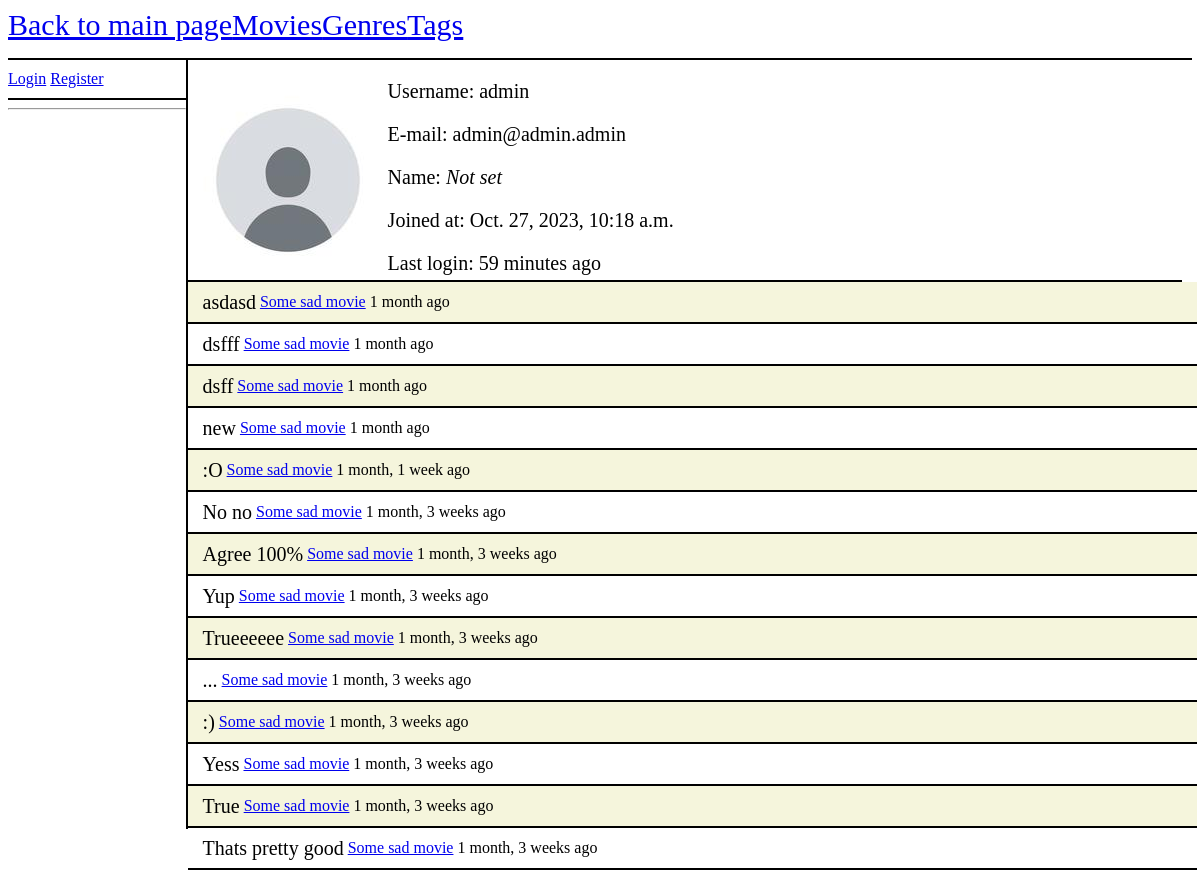
The page /movies/profile/1/ on the database its author committed.
### movies/models.py (models this page shows, shortened)
class Profile(models.Model):
    user = models.OneToOneField(User, on_delete=models.CASCADE)
    image = models.ImageField(default='default.jpg', upload_to='profile_pics')

class Comment(models.Model):
    content = models.TextField(max_length=500)
    author = models.ForeignKey(User, on_delete=models.SET_NULL, null=True)
    created_at = models.DateTimeField(auto_now_add=True)
    created_in = models.ForeignKey(Movie, on_delete=models.SET_NULL, null=True)
    reply = models.BooleanField(default=False)
    reply_to = models.ForeignKey('self', on_delete=models.SET_NULL, null=True)
    liked_by = models.ManyToManyField(User, related_name='liked_by')
    def __str__(self):
        return self.content

class Movie(models.Model):
    name = models.CharField(max_length=100)
    description = models.TextField(max_length=500)
    created_at = models.DateTimeField(auto_now_add=True)
    updated_at = models.DateTimeField(auto_now=True)
    created_by = models.ForeignKey(User, on_delete=models.SET_NULL, null=True, related_name='movies_created')
    updated_by = models.ForeignKey(User, on_delete=models.SET_NULL, null=True, related_name='movies_updated')
    public = models.BooleanField(default=False)
    genres = models.ManyToManyField(Genre)
    tags = models.ManyToManyField(Tag)
    image = models.ImageField(default='default-movie.png', upload_to='movie_pics')
    def __str__(self):
        return self.name

### movies/views.py (the view)
# urls.py: path("profile/<int:user_id>/", views.user_profile, name="user_profile"),
def user_profile(request, user_id):
    context = {}
    user = get_object_or_404(User, pk=user_id)
    if request.user.is_staff:
        comments = user.comment_set.all().order_by('-created_at')
    else:
        comments = user.comment_set.filter(created_in__public = True).order_by('-created_at')
    context["user"] = user
    context["comments"] = comments
    return render(request, "movies/user_profile.html", context)

### movies/templates/movies/user_profile.html (shortened to what this page needs)
{% extends 'movies/template.html' %}
{% load static %}
{% block left_panel %}
    <hr/>
{% endblock left_panel %}
{% block content %}
    <div class = "profile">
        <div class = "profile-info">
            <div class="movie-picture">
                <img src="{{ user.profile.image.url }}" alt="Profile picture">
            </div>
            <div class="profile-user-info">
                <p>Username: {{ user.username }}</p>
                {% if user.email %}
                    <p>E-mail: {{ user.email }}</p>
                {% else %}
                    <p>E-mail: <i>Not set</i></p>
                {% endif %}
                {% if user.first_name %}
                    <p>Name: {{ user.first_name }}</p>
                {% else %}
                    <p>Name: <i>Not set</i></p>
                {% endif %}
                <p>Joined at: {{ user.date_joined }}</p>
                <p>Last login: {{ user.last_login|timesince }} ago</p>
            </div>
        </div>
        {% for comment in comments %}
            <div class = "comment">
                {{ comment }} <span class = "comment-author">&nbsp<a href="{% url 'movie_detail' comment.created_in.id %}">{{ comment.created_in }}</a> {{ comment.created_at|timesince }} ago</span><br/>
            </div>
        {% endfor %}
    </div>
{% endblock content %}

### movies/static/styles/main.css (style rules this page uses)
body { background-color: white; }
.movie, .genre, .tag, .comment { font-size: 20px; min-height:40px; width:100%; border-bottom: 2px solid black; display: flex; align-items: center; padding-left: 15px; }
.comment-author { font-size: 16px; }
.movie:nth-child(2n), .genre:nth-child(2n), .tag:nth-child(2n), .comment:nth-child(2n) { background-color: #F5F5DC; }
.profile { float:left; width: 84%; height:90%; font-size: 20px; }
.profile-info { height: 200px; border-bottom: 2px solid black; }
.profile-picture > img, .movie-picture > img { float: left; width: 200px; }
.profile-user-info { width: 100%; height: 100%; }

### rows shown on the page
Comment: content "asdasd", created_in "Some sad movie", created_at "1 month"
Comment: content "dsfff", created_in "Some sad movie", created_at "1 month"
Comment: content "dsff", created_in "Some sad movie", created_at "1 month"
Comment: content "new", created_in "Some sad movie", created_at "1 month"
Comment: content ":O", created_in "Some sad movie", created_at "1 month, 1 week"
Comment: content "No no", created_in "Some sad movie", created_at "1 month, 3 weeks"
Comment: content "Agree 100%", created_in "Some sad movie", created_at "1 month, 3 weeks"
Comment: content "Yup", created_in "Some sad movie", created_at "1 month, 3 weeks"
Comment: content "Trueeeeee", created_in "Some sad movie", created_at "1 month, 3 weeks"
Comment: content "...", created_in "Some sad movie", created_at "1 month, 3 weeks"
Comment: content ":)", created_in "Some sad movie", created_at "1 month, 3 weeks"
Comment: content "Yess", created_in "Some sad movie", created_at "1 month, 3 weeks"
Comment: content "True", created_in "Some sad movie", created_at "1 month, 3 weeks"
Comment: content "Thats pretty good", created_in "Some sad movie", created_at "1 month, 3 weeks"

### other values the page prints
{{ user.username }} "admin"
{{ user.email }} "admin@admin.admin"
{{ user.date_joined }} "Oct. 27, 2023, 10:18 a.m."
{{ user.last_login|timesince }} "59 minutes"
